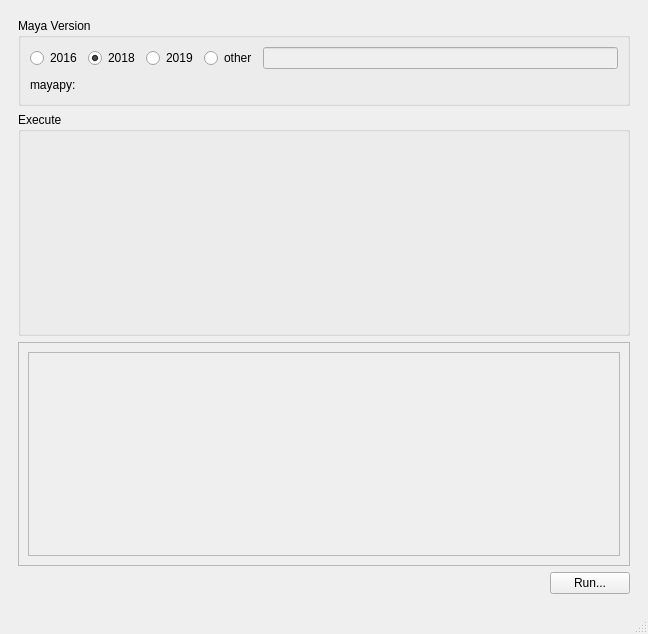
<?xml version="1.0" encoding="UTF-8"?>
<ui version="4.0">
 <class>BnStandaloneTools_mainWin</class>
 <widget class="QMainWindow" name="BnStandaloneTools_mainWin">
  <property name="geometry">
   <rect>
    <x>0</x>
    <y>0</y>
    <width>648</width>
    <height>634</height>
   </rect>
  </property>
  <property name="windowTitle">
   <string>MainWindow</string>
  </property>
  <widget class="QWidget" name="centralwidget">
   <layout class="QGridLayout" name="gridLayout_2">
    <item row="0" column="0">
     <widget class="QWidget" name="widget" native="true">
      <layout class="QGridLayout" name="gridLayout">
       <item row="3" column="0">
        <spacer name="horizontalSpacer">
         <property name="orientation">
          <enum>Qt::Horizontal</enum>
         </property>
         <property name="sizeHint" stdset="0">
          <size>
           <width>501</width>
           <height>20</height>
          </size>
         </property>
        </spacer>
       </item>
       <item row="3" column="1">
        <widget class="QPushButton" name="pb_run">
         <property name="text">
          <string>Run...</string>
         </property>
        </widget>
       </item>
       <item row="2" column="0" colspan="2">
        <widget class="QFrame" name="frame">
         <property name="frameShape">
          <enum>QFrame::StyledPanel</enum>
         </property>
         <property name="frameShadow">
          <enum>QFrame::Raised</enum>
         </property>
         <layout class="QVBoxLayout" name="verticalLayout">
          <item>
           <widget class="QFrame" name="frm_opt">
            <property name="frameShape">
             <enum>QFrame::StyledPanel</enum>
            </property>
            <property name="frameShadow">
             <enum>QFrame::Raised</enum>
            </property>
           </widget>
          </item>
         </layout>
        </widget>
       </item>
       <item row="0" column="0" colspan="2">
        <widget class="QGroupBox" name="groupBox">
         <property name="maximumSize">
          <size>
           <width>16777215</width>
           <height>88</height>
          </size>
         </property>
         <property name="title">
          <string>Maya Version</string>
         </property>
         <layout class="QGridLayout" name="gridLayout_3">
          <item row="0" column="1">
           <widget class="QRadioButton" name="rb_myvs_18">
            <property name="text">
             <string>2018</string>
            </property>
            <property name="checked">
             <bool>true</bool>
            </property>
           </widget>
          </item>
          <item row="0" column="3">
           <widget class="QRadioButton" name="rb_myvs_oth">
            <property name="text">
             <string>other</string>
            </property>
           </widget>
          </item>
          <item row="0" column="2">
           <widget class="QRadioButton" name="rb_myvs_19">
            <property name="text">
             <string>2019</string>
            </property>
           </widget>
          </item>
          <item row="0" column="0">
           <widget class="QRadioButton" name="rb_myvs_16">
            <property name="text">
             <string>2016</string>
            </property>
           </widget>
          </item>
          <item row="0" column="4">
           <widget class="QLineEdit" name="le_myvsn">
            <property name="enabled">
             <bool>false</bool>
            </property>
           </widget>
          </item>
          <item row="1" column="0" colspan="5">
           <widget class="QLabel" name="lb_mayapy">
            <property name="text">
             <string>mayapy:</string>
            </property>
           </widget>
          </item>
         </layout>
        </widget>
       </item>
       <item row="1" column="0" colspan="2">
        <widget class="QGroupBox" name="groupBox_2">
         <property name="title">
          <string>Execute</string>
         </property>
        </widget>
       </item>
      </layout>
     </widget>
    </item>
   </layout>
  </widget>
  <widget class="QMenuBar" name="menubar">
   <property name="geometry">
    <rect>
     <x>0</x>
     <y>0</y>
     <width>648</width>
     <height>26</height>
    </rect>
   </property>
  </widget>
  <widget class="QStatusBar" name="statusbar"/>
 </widget>
 <resources/>
 <connections>
  <connection>
   <sender>rb_myvs_oth</sender>
   <signal>toggled(bool)</signal>
   <receiver>le_myvsn</receiver>
   <slot>setEnabled(bool)</slot>
   <hints>
    <hint type="sourcelabel">
     <x>269</x>
     <y>123</y>
    </hint>
    <hint type="destinationlabel">
     <x>337</x>
     <y>123</y>
    </hint>
   </hints>
  </connection>
 </connections>
</ui>
